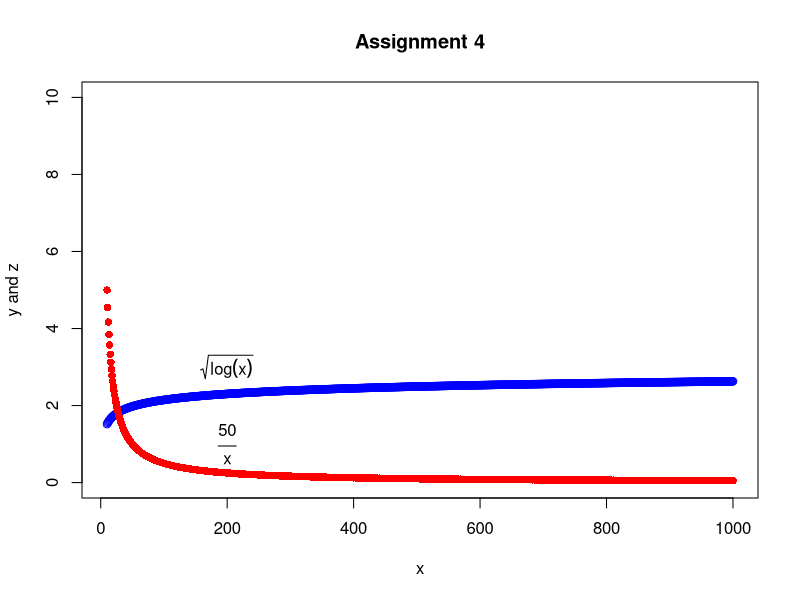

Recreate this plot in R.
# Assignment 4 
# sen lyu

# create a vector as x
# place the values 10 to 1000.
x = c(10:1000)

# create a vector as y
# y = square root of log of x
y = sqrt(log(x))

# create a vector z
# z =50/x
z = 50/x

# create a plot to show both y and z
plot(x,y,col = "blue",ylim=c(0,10),ylab = "y and z" )
points(x,z,col = "red",pch = 16)

# create expression()
y_t = expression(sqrt(log(x)))
# frac will be better than just use /
# http://vis.supstat.com/2013/04/mathematical-annotation-in-r/
z_t = expression(frac(50,x))
text(200,3,y_t)
text(200,1,z_t)

title("Assignment 4")
